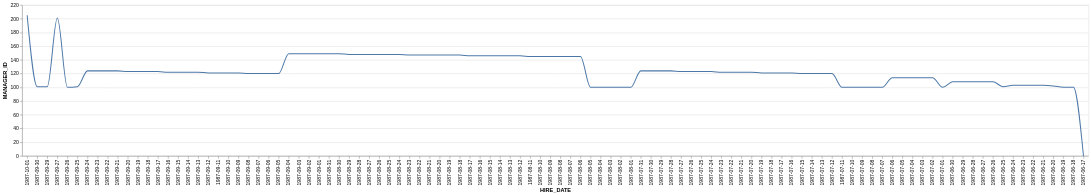

Here is the Vega-Lite specification saved for this chart:
### Vega-Lite specification from a JSON file in a GitHub repository (floating-point values rounded to 4 significant figures)
{"data": {"values": [{"x_data": "1987-10-01", "y_data": 205}, {"x_data": "1987-09-30", "y_data": 101}, {"x_data": "1987-09-29", "y_data": 101}, {"x_data": "1987-09-27", "y_data": 201}, {"x_data": "1987-09-26", "y_data": 100}, {"x_data": "1987-09-25", "y_data": 101}, {"x_data": "1987-09-24", "y_data": 124}, {"x_data": "1987-09-23", "y_data": 124}, {"x_data": "1987-09-22", "y_data": 124}, {"x_data": "1987-09-21", "y_data": 124}, {"x_data": "1987-09-20", "y_data": 123}, {"x_data": "1987-09-19", "y_data": 123}, {"x_data": "1987-09-18", "y_data": 123}, {"x_data": "1987-09-17", "y_data": 123}, {"x_data": "1987-09-16", "y_data": 122}, {"x_data": "1987-09-15", "y_data": 122}, {"x_data": "1987-09-14", "y_data": 122}, {"x_data": "1987-09-13", "y_data": 122}, {"x_data": "1987-09-12", "y_data": 121}, {"x_data": "1987-09-11", "y_data": 121}, {"x_data": "1987-09-10", "y_data": 121}, {"x_data": "1987-09-09", "y_data": 121}, {"x_data": "1987-09-08", "y_data": 120}, {"x_data": "1987-09-07", "y_data": 120}, {"x_data": "1987-09-06", "y_data": 120}, {"x_data": "1987-09-05", "y_data": 120}, {"x_data": "1987-09-04", "y_data": 149}, {"x_data": "1987-09-03", "y_data": 149}, {"x_data": "1987-09-02", "y_data": 149}, {"x_data": "1987-09-01", "y_data": 149}, {"x_data": "1987-08-31", "y_data": 149}, {"x_data": "1987-08-30", "y_data": 149}, {"x_data": "1987-08-29", "y_data": 148}, {"x_data": "1987-08-28", "y_data": 148}, {"x_data": "1987-08-27", "y_data": 148}, {"x_data": "1987-08-26", "y_data": 148}, {"x_data": "1987-08-25", "y_data": 148}, {"x_data": "1987-08-24", "y_data": 148}, {"x_data": "1987-08-23", "y_data": 147}, {"x_data": "1987-08-22", "y_data": 147}, {"x_data": "1987-08-21", "y_data": 147}, {"x_data": "1987-08-20", "y_data": 147}, {"x_data": "1987-08-19", "y_data": 147}, {"x_data": "1987-08-18", "y_data": 147}, {"x_data": "1987-08-17", "y_data": 146}, {"x_data": "1987-08-16", "y_data": 146}, {"x_data": "1987-08-15", "y_data": 146}, {"x_data": "1987-08-14", "y_data": 146}, {"x_data": "1987-08-13", "y_data": 146}, {"x_data": "1987-08-12", "y_data": 146}, {"x_data": "1987-08-11", "y_data": 145}, {"x_data": "1987-08-10", "y_data": 145}, {"x_data": "1987-08-09", "y_data": 145}, {"x_data": "1987-08-08", "y_data": 145}, {"x_data": "1987-08-07", "y_data": 145}, {"x_data": "1987-08-06", "y_data": 145}, {"x_data": "1987-08-05", "y_data": 100}, {"x_data": "1987-08-04", "y_data": 100}, {"x_data": "1987-08-03", "y_data": 100}, {"x_data": "1987-08-02", "y_data": 100}, {"x_data": "1987-08-01", "y_data": 100}, {"x_data": "1987-07-31", "y_data": 124}, {"x_data": "1987-07-30", "y_data": 124}, {"x_data": "1987-07-29", "y_data": 124}, {"x_data": "1987-07-28", "y_data": 124}, {"x_data": "1987-07-27", "y_data": 123}, {"x_data": "1987-07-26", "y_data": 123}, {"x_data": "1987-07-25", "y_data": 123}, {"x_data": "1987-07-24", "y_data": 123}, {"x_data": "1987-07-23", "y_data": 122}, {"x_data": "1987-07-22", "y_data": 122}, {"x_data": "1987-07-21", "y_data": 122}, {"x_data": "1987-07-20", "y_data": 122}, {"x_data": "1987-07-19", "y_data": 121}, {"x_data": "1987-07-18", "y_data": 121}, {"x_data": "1987-07-17", "y_data": 121}, {"x_data": "1987-07-16", "y_data": 121}, {"x_data": "1987-07-15", "y_data": 120}, {"x_data": "1987-07-14", "y_data": 120}, {"x_data": "1987-07-13", "y_data": 120}, {"x_data": "1987-07-12", "y_data": 120}, {"x_data": "1987-07-11", "y_data": 100}, {"x_data": "1987-07-10", "y_data": 100}, {"x_data": "1987-07-09", "y_data": 100}, {"x_data": "1987-07-08", "y_data": 100}, {"x_data": "1987-07-07", "y_data": 100}, {"x_data": "1987-07-06", "y_data": 114}, {"x_data": "1987-07-05", "y_data": 114}, {"x_data": "1987-07-04", "y_data": 114}, {"x_data": "1987-07-03", "y_data": 114}, {"x_data": "1987-07-02", "y_data": 114}, {"x_data": "1987-07-01", "y_data": 100}, {"x_data": "1987-06-30", "y_data": 108}, {"x_data": "1987-06-29", "y_data": 108}, {"x_data": "1987-06-28", "y_data": 108}, {"x_data": "1987-06-27", "y_data": 108}, {"x_data": "1987-06-26", "y_data": 108}, {"x_data": "1987-06-25", "y_data": 101}, {"x_data": "1987-06-24", "y_data": 103}, {"x_data": "1987-06-23", "y_data": 103}, {"x_data": "1987-06-22", "y_data": 103}, {"x_data": "1987-06-21", "y_data": 103}, {"x_data": "1987-06-20", "y_data": 102}, {"x_data": "1987-06-19", "y_data": 100}, {"x_data": "1987-06-18", "y_data": 100}, {"x_data": "1987-06-17", "y_data": 0}]}, "mark": {"type": "line", "interpolate": "monotone"}, "encoding": {"x": {"field": "x_data", "type": "nominal", "title": "HIRE_DATE", "sort": "descending"}, "y": {"field": "y_data", "type": "quantitative", "title": "MANAGER_ID"}}}
